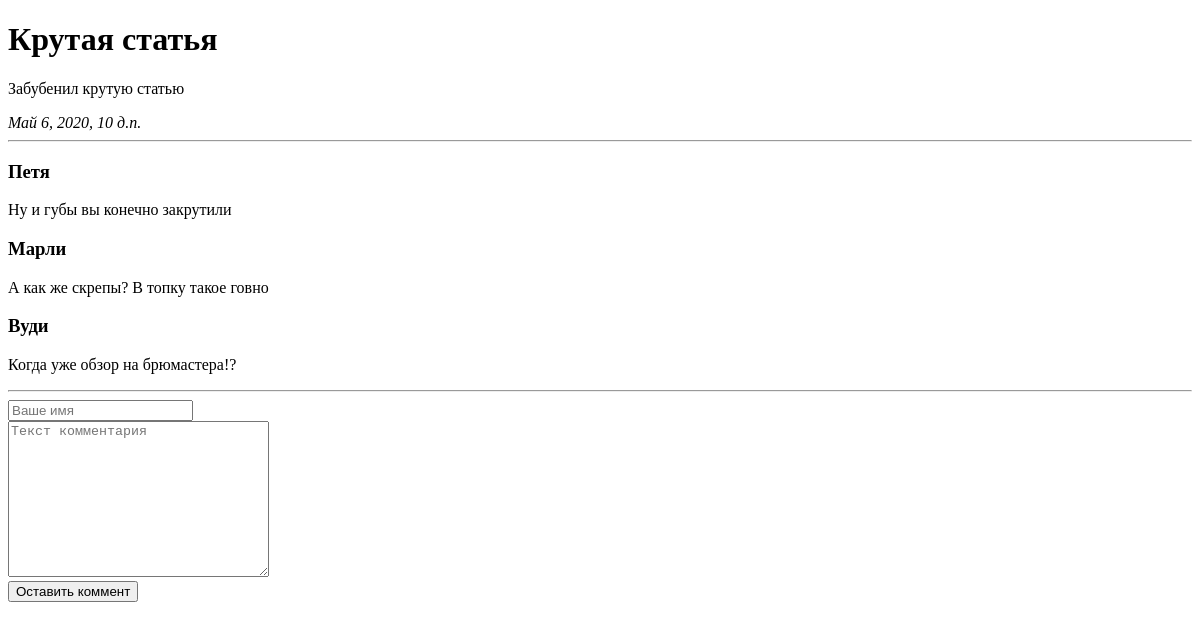
The app's page /articles/1/, older data.
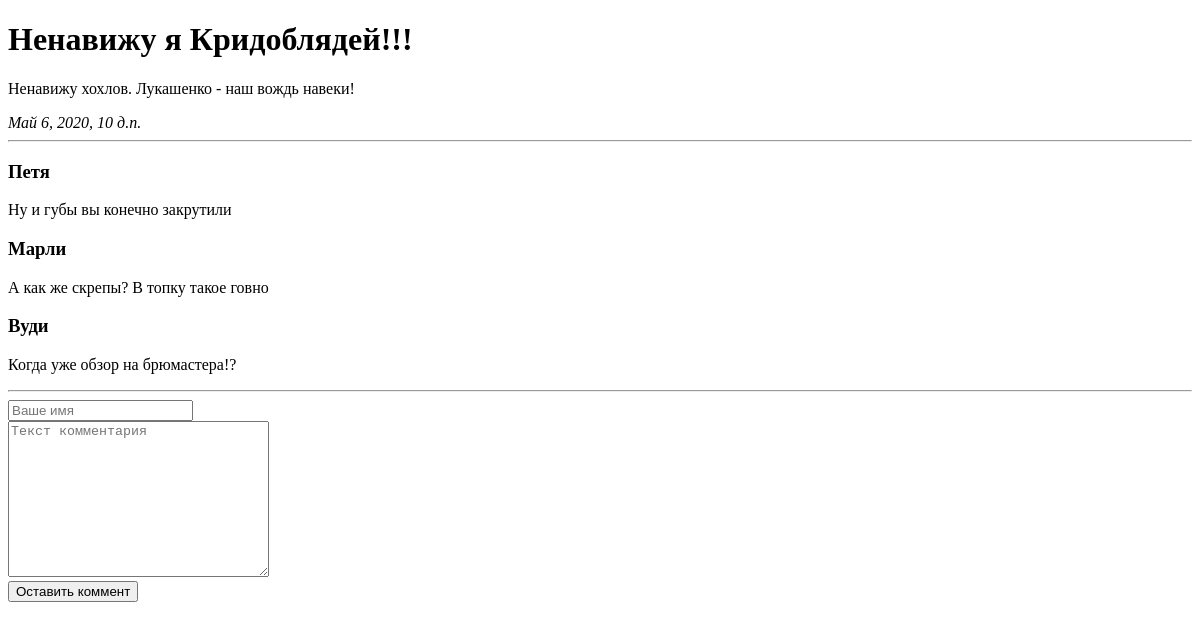
The same page, newer data.
### apps/articles/models.py (models this page shows, shortened)
class Article(models.Model):
    article_title =  models.CharField('Название статьи', max_length = 200, default = "Без названия")
    article_text = models.TextField('Текст статьи', default = "Тут пусто")
    article_author = models.CharField('Имя автора', max_length = 200,default="Без автора")
    pub_date = models.DateTimeField('Дата публикации',default = timezone.now())
    def was_published_recently(self):
        return self.pub_date >= (timezone.now()  - datetime.timedelta(days = 7))
    class Meta:
        verbose_name = 'Статья'
        verbose_name_plural = 'Статьи'

### apps/articles/views.py (the view)
# urls.py: path('<int:article_id>/',views.detail,name = 'detail'),
def detail(request,article_id):
    try:
        a=Article.objects.get(id = article_id)
    except:
        raise Http404("Статья не найдена")
    latest_comments_list = a.comment_set.order_by('-id')[:10]
    return render(request, 'articles/detail.html',{'article':a,'latest_comments_list':latest_comments_list})

### templates/articles/detail.html (shortened to what this page needs)
{% extends 'base.html' %}
{% block content %}
<h1>{{article.article_title}}</h1>
<p>{{article.article_text}}</p>
<em>{{article.pub_date}}</em>
<hr>
{% if latest_comments_list %}
    {%for c in latest_comments_list%}
       <h3>{{c.author_name}}</h3>
       <p>{{c.comment_text}}</p>
    {%endfor%}
{% else %}
Комментарии не найдены
{% endif %}
<hr>
<form action = "{% url 'articles:leave_comment' article.id %}" method ="POST">
    <input type = "text" required placeholder = "Ваше имя" name = "name"><br>
    <textarea name ="text" required="" placeholder = "Текст комментария" cols="30" rows ="10"></textarea>
    <br>
    <button type = "submit">Оставить коммент</button>
</form>
{% endblock %}

Row changes from the older to the newer data that the page shows:
changed Article: article_title "Крутая статья" → "Ненавижу я Кридоблядей!!!"; article_text "Забубенил крутую статью" → "Ненавижу хохлов. Лукашенко - наш вождь навеки!"
